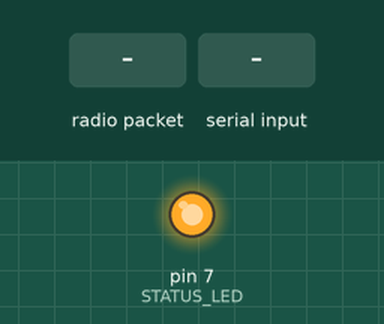
This sketch was run on a simulated Arduino Uno, built with avr-gcc and run on an emulated ATmega328P. On the bench: output pins drawn as LEDs (lit = HIGH). The inputs (shaded band) are chosen by the test bench. No radio packets arrive unless stated; what the sketch prints to the serial monitor is not drawn.

Above: at 1.4 s.
1.5 s: radio packet "1" arrives
At 1.9 s:
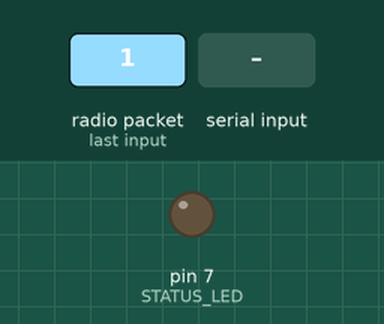
3.1 s: "1\n" received over Serial
Timing chart, 0 to 6.1 s (numbered marks = the images above; inputs shaded):
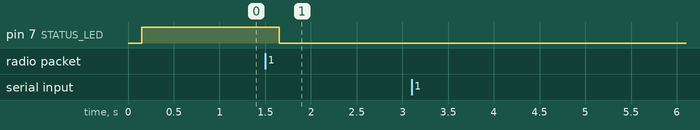

Measured:
- after the input at 1.5 s, pin 7 (STATUS_LED): HIGH → LOW after 0.15 s
- after the input at 3.1 s, every drawn part: stays the same

The sketch:

laptop_rx.ino
```cpp
/**
 * ============================================================
 *  PLCC Fault Detection & Isolation System — SIH 2025
 *  Module  : Phase 2 — Base Station Receiver (Laptop Node)
 *  Board   : Arduino Uno + LoRa SX1278 (433 MHz)
 *  Author  : Team SHIELD
 *  Version : 2.0.0
 * ============================================================
 *
 *  Role:
 *    The base-station receiver acts as the RF-to-PC gateway.
 *    It:
 *      • Listens for LoRa uplink packets from all pole nodes.
 *      • Forwards received payloads to the PC over USB-Serial
 *        (9600 baud) for ingestion by the FastAPI/MQTT bridge.
 *      • Sends an ACK back to the originating pole after each
 *        valid packet.
 *      • Reads RSSI and SNR per packet for link-quality logging.
 *      • Relays downlink commands (TRIP / RESTORE / PING) from
 *        the PC to the addressed pole node.
 *
 *  Serial Input (from PC, newline-terminated):
 *    "TRIP:<pole_id>"     — e.g. "TRIP:P1"
 *    "RESTORE:<pole_id>"  — e.g. "RESTORE:P1"
 *    "PING:<pole_id>"     — e.g. "PING:P1"
 *
 *  Serial Output (to PC, newline-terminated):
 *    "RX|RSSI:<dBm>|SNR:<dB>|DATA:<json_payload>"
 *    "TX_CMD|CMD:<cmd>|POLE:<id>"
 *    "ERROR:<description>"
 *
 *  LoRa Config (must match pole nodes):
 *    Frequency   : 433 MHz
 *    SF          : 9
 *    BW          : 125 kHz
 *    CR          : 4/5
 *    CRC         : enabled
 *
 *  Wiring:
 *    LoRa NSS       → D10
 *    LoRa RST       → D9
 *    LoRa IRQ (DIO0)→ D2
 *    LoRa MOSI      → D11 (hardware SPI)
 *    LoRa MISO      → D12
 *    LoRa SCK       → D13
 *    Status LED     → D7  (HIGH = LoRa OK, blinks on RX)
 *
 *  Libraries:
 *    LoRa by Sandeep Mistry  (v0.8.0+)
 *    SPI (built-in)
 * ============================================================
 */

#include <SPI.h>
#include <LoRa.h>

// ─── LoRa Pin Definitions ────────────────────────────────────
#define LORA_NSS   10
#define LORA_RST    9
#define LORA_IRQ    2
#define LORA_FREQ   433E6

// ─── Status LED ──────────────────────────────────────────────
#define STATUS_LED  7

// ─── Globals ─────────────────────────────────────────────────
unsigned long rxCount = 0;

// ─────────────────────────────────────────────────────────────
/** Brief LED blink to signal packet activity. */
void blinkLED(int times = 1, int ms = 80) {
  for (int i = 0; i < times; i++) {
    digitalWrite(STATUS_LED, HIGH);
    delay(ms);
    digitalWrite(STATUS_LED, LOW);
    if (i < times - 1) delay(ms);
  }
}

/** Send a LoRa downlink command and log it to serial. */
void sendCommand(const String& cmd) {
  LoRa.beginPacket();
  LoRa.print(cmd);
  LoRa.endPacket();
  LoRa.receive();   // Return to RX mode immediately

  Serial.print(F("TX_CMD|CMD:"));
  Serial.println(cmd);
  blinkLED(2, 50);
}

/** Handle a PC command string (format: "CMD:POLE_ID"). */
void handlePCCommand(const String& raw) {
  int sep = raw.indexOf(':');
  if (sep < 0) {
    Serial.print(F("ERROR:INVALID_COMMAND="));
    Serial.println(raw);
    return;
  }
  String cmd    = raw.substring(0, sep);
  String poleId = raw.substring(sep + 1);
  cmd.trim();
  poleId.trim();

  // Build LoRa command string
  // Pole nodes respond to bare "TRIP", "RESTORE", "PING" —
  // they self-identify.  We broadcast; the target pole
  // matches on its own ID in the payload if multiple nodes
  // are extended in future.
  if (cmd == F("TRIP") || cmd == F("RESTORE") || cmd == F("PING")) {
    Serial.print(F("TX_CMD|CMD="));
    Serial.print(cmd);
    Serial.print(F("|POLE="));
    Serial.println(poleId);
    sendCommand(cmd);
  } else {
    Serial.print(F("ERROR:UNKNOWN_CMD="));
    Serial.println(cmd);
  }
}

// ─────────────────────────────────────────────────────────────
void setup() {
  Serial.begin(9600);

  pinMode(STATUS_LED, OUTPUT);
  digitalWrite(STATUS_LED, LOW);

  Serial.println(F("=============================================="));
  Serial.println(F(" PLCC SHIELD — Base Station RX Gateway       "));
  Serial.println(F(" Phase 2 | SIH 2025 | 433 MHz LoRa           "));
  Serial.println(F("=============================================="));

  // Initialise LoRa
  LoRa.setPins(LORA_NSS, LORA_RST, LORA_IRQ);
  if (!LoRa.begin(LORA_FREQ)) {
    Serial.println(F("ERROR: LoRa init failed — check wiring!"));
    // Rapid blink to signal error
    while (true) { blinkLED(5, 100); delay(300); }
  }

  // LoRa link-layer config — MUST match pole nodes
  LoRa.setSpreadingFactor(9);
  LoRa.setSignalBandwidth(125E3);
  LoRa.setCodingRate4(5);
  LoRa.enableCrc();

  LoRa.receive();   // Enter continuous receive mode

  digitalWrite(STATUS_LED, HIGH);   // Solid ON = radio ready

  Serial.println(F("LoRa OK — SF9 / 125kHz / CR4/5 / CRC ON"));
  Serial.println(F("Listening for pole uplinks..."));
  Serial.println(F("PC commands: TRIP:<id> | RESTORE:<id> | PING:<id>"));
}

// ─────────────────────────────────────────────────────────────
void loop() {

  // ── 1. Check for incoming LoRa packet ───────────────────
  int pktSize = LoRa.parsePacket();
  if (pktSize > 0) {
    // Read payload
    String payload = "";
    while (LoRa.available()) {
      payload += (char)LoRa.read();
    }
    payload.trim();

    int    rssi = LoRa.packetRssi();
    float  snr  = LoRa.packetSnr();
    rxCount++;

    // Forward to PC with link-quality metadata
    Serial.print(F("RX|RSSI:"));
    Serial.print(rssi);
    Serial.print(F("|SNR:"));
    Serial.print(snr, 1);
    Serial.print(F("|CNT:"));
    Serial.print(rxCount);
    Serial.print(F("|DATA:"));
    Serial.println(payload);

    // Send ACK back to sender
    delay(10);  // Short guard time
    LoRa.beginPacket();
    LoRa.print(F("ACK"));
    LoRa.endPacket();
    LoRa.receive();   // Return to RX mode

    blinkLED(1, 80);  // Single blink = packet received
  }

  // ── 2. Check for PC downlink commands ───────────────────
  if (Serial.available()) {
    String cmd = Serial.readStringUntil('\n');
    cmd.trim();
    if (cmd.length() > 0) {
      handlePCCommand(cmd);
    }
  }
}
```
